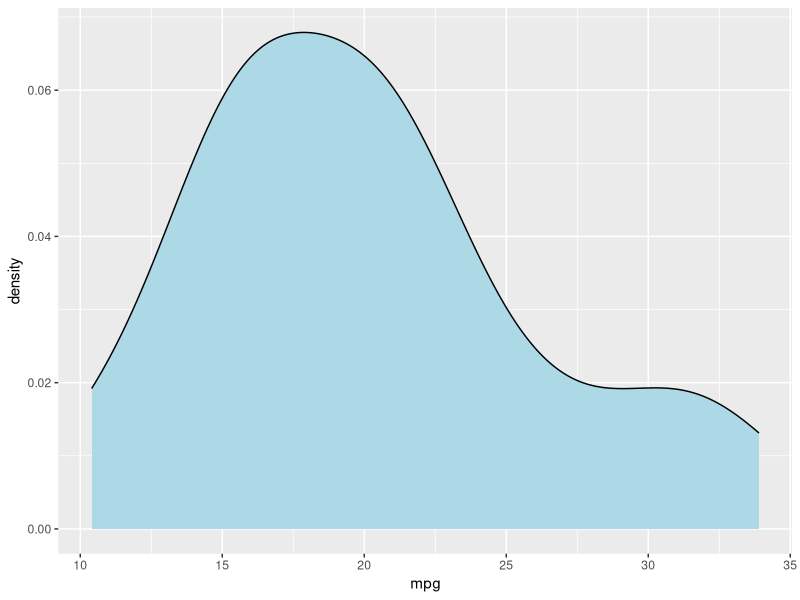
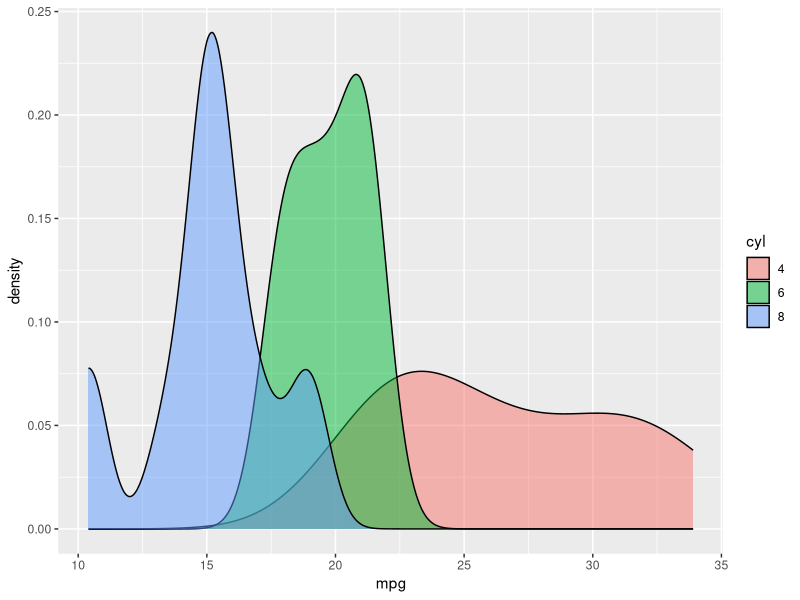
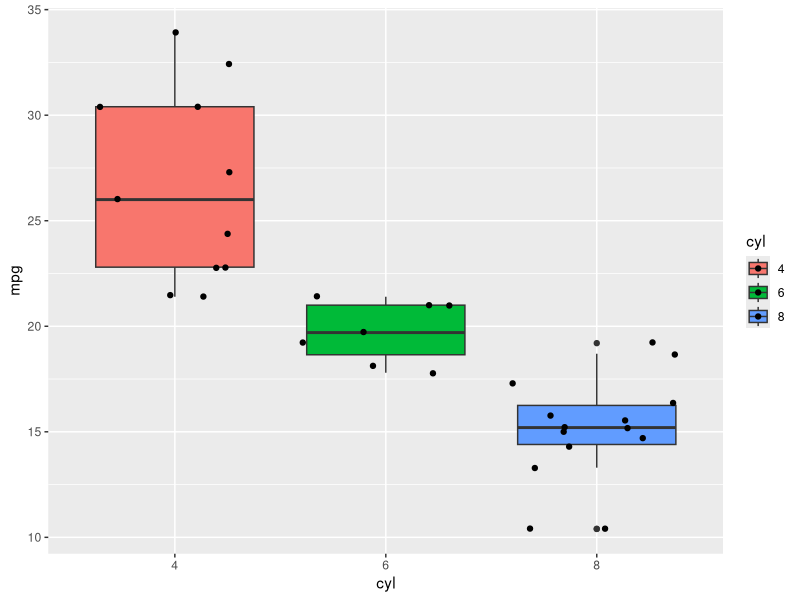
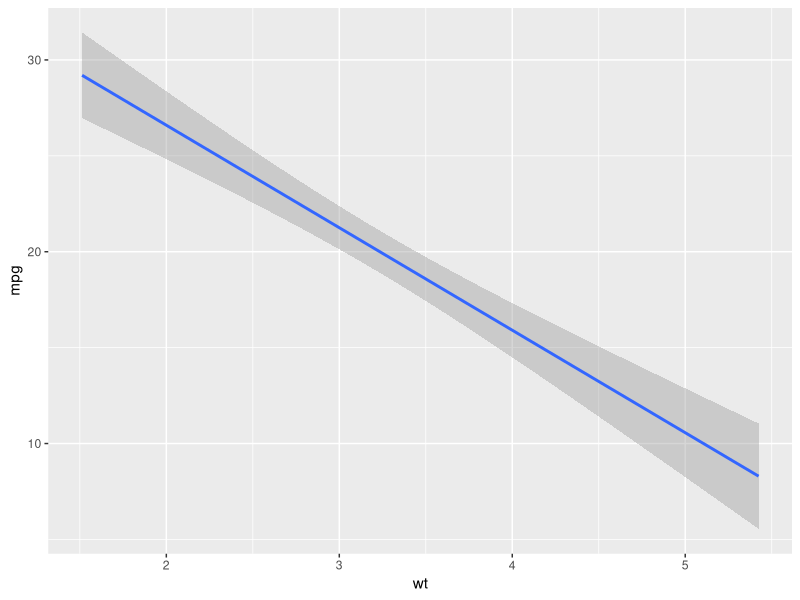
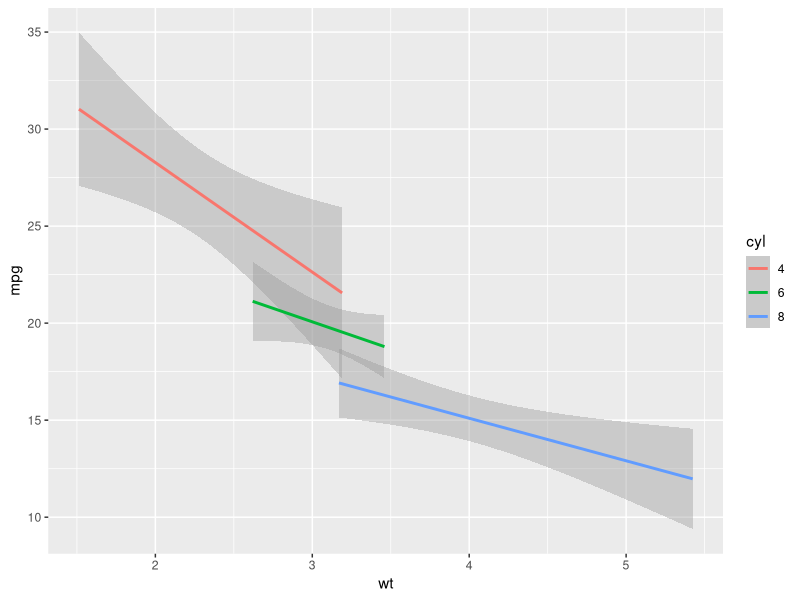
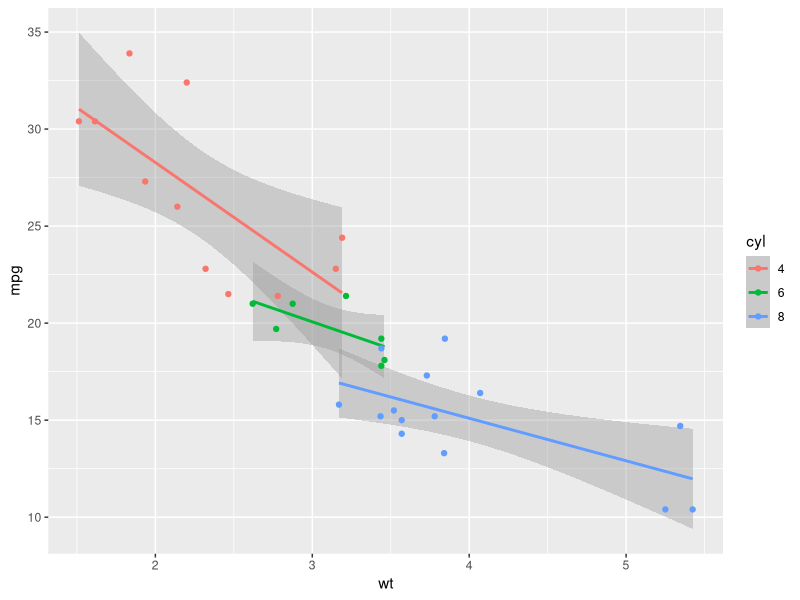
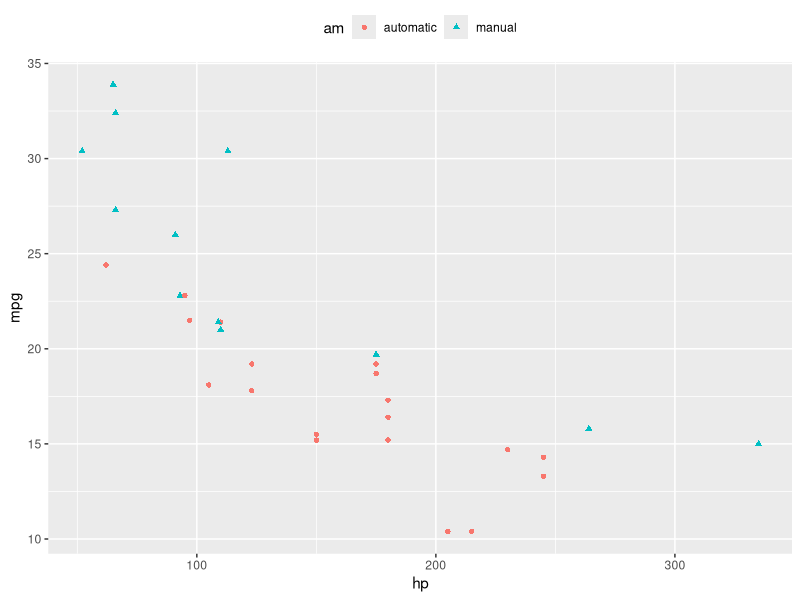
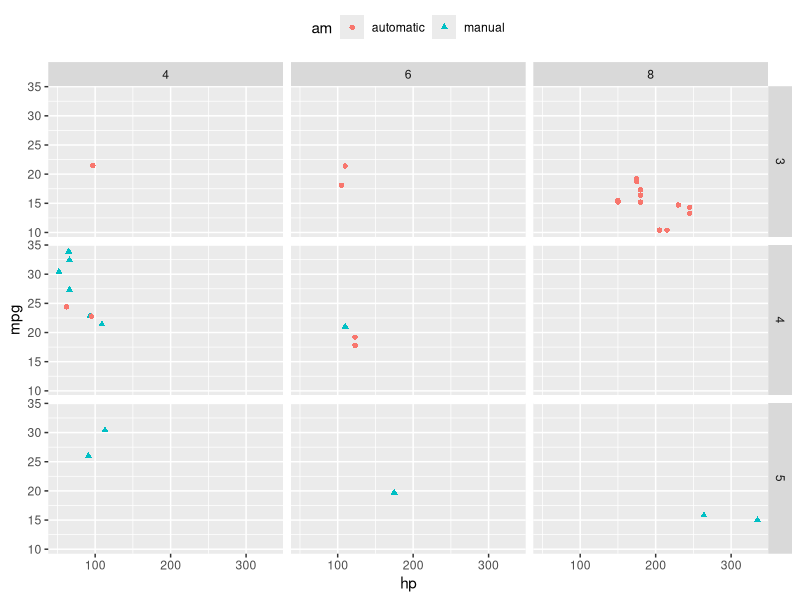

Write R code to recreate these figures, in order.
## ---- chunk 1
knitr::opts_chunk$set(echo = TRUE)
## ---- chunk 2
# install.packages(c("tidyr", "reshape2"))
## ---- chunk 3
1+2
4/2
5*(1+2)
5^2
## ---- chunk 4
my_variable <- 7
## ---- chunk 5
my_variable
## ---- chunk 6
x <- c(6,7,8,9,10)
x
x[1]
x[c(2,4)]
x*2
## ---- chunk 7
x <- 1:7
x
## ---- chunk 8
y <- c("hello", "world")
y
## ---- chunk 9
y <- c(1, "hello")
y
## ---- chunk 10
dim(mtcars)
head(mtcars)
## ---- chunk 11
mtcars[1:4, c(1,4)]
## ---- chunk 12
mtcars$mpg
median(mtcars$mpg)
mean(mtcars$mpg)
var(mtcars$mpg)
## ---- chunk 13
str(mtcars)
## ---- chunk 14
mtcars$cyl <- factor(mtcars$cyl)

mtcars$vs <- factor(mtcars$vs)

mtcars$am <- factor(mtcars$am)

mtcars$gear <- factor(mtcars$gear)

mtcars$carb <- factor(mtcars$carb)

str(mtcars)
## ---- chunk 15
levels(mtcars$am) <- c("automatic", "manual")
str(mtcars)
## ---- chunk 16
# To use the ggplot2 library we have to call it with the library command
# One could think of the command "install.packages" as buying shoes and "library" as putting them on.
library(ggplot2)

ggplot(mtcars, aes(mpg)) + geom_density(fill="lightblue")
## ---- chunk 17
ggplot(mtcars, aes(mpg, fill=cyl)) + geom_density(alpha=.5)
## ---- chunk 18
ggplot(mtcars, aes(cyl, mpg, fill=cyl)) + geom_boxplot() + geom_jitter()
## ---- chunk 19
ggplot(mtcars, aes(wt, mpg)) + stat_smooth(method="lm")
## ---- chunk 20
p <- ggplot(mtcars, aes(wt, mpg, color=cyl)) + stat_smooth(method="lm") 
p
p + geom_point()
## ---- chunk 21
p <- ggplot(mtcars, aes(hp, mpg, color=am, shape=am)) + geom_point() 
p <- p + theme(legend.position="top")
p
p + facet_grid(gear~cyl)
## ---- chunk 22
library(dplyr)
## ---- chunk 23
summarise(mtcars, mean_mpg=mean(mpg), mean_wt=mean(wt))
temp <- group_by(mtcars, cyl)
temp1 <- summarise(temp, mean_mpg=mean(mpg), mean_wt=mean(wt))
temp1

# one could alternatively chain the operation using the pipe operation %>%
# mtcars %>% group_by(cyl) %>% summarise(mean_mpg=mean(mpg), mean_wt=mean(wt))
## ---- chunk 24
mtcars %>% select(mpg, cyl) %>% head()
## ---- chunk 25
mtcars %>% select(cyl,am,wt) %>% arrange(cyl,am,wt) %>% head()
## ---- chunk 26
temp1 <- mtcars %>% mutate(heavy=factor(ifelse(wt < 3, "Light", "Heavy")))
str(temp1)
## ---- chunk 27
temp1 %>% filter(heavy=="Heavy") %>% head()
## ---- chunk 28
# A Tsanas, MA Little, PE McSharry, LO Ramig (2009)
# 'Accurate telemonitoring of Parkinson.s disease progression by non-invasive speech tests',
library(data.table)
# url <- "https://archive.ics.uci.edu/ml/machine-learning-databases/
# parkinsons/telemonitoring/parkinsons_updrs.data"

#parkinson_dat <- fread(url)
#names(parkinson_dat)[1] <- "subject"

#write.csv(parkinson_dat, file="parkinson_dat.csv")

parkinson_dat <- read.csv("parkinson_dat.csv")

str(parkinson_dat)
## ---- chunk 29
parkinson_dat$sex <- factor(parkinson_dat$sex)
levels(parkinson_dat$sex) <- c("male", "female")
## ---- chunk 30
parkinson_dat %>% distinct(subject, .keep_all = TRUE) %>% group_by(sex) %>%
  summarise(count=n(), mean_age=mean(age))
## ---- chunk 31
parkinson_dat_old <- parkinson_dat %>% filter(age >= 65)
parkinson_dat_old %>% distinct(subject, .keep_all = TRUE) %>% group_by(sex) %>%
  summarise(count=n(), mean_age=mean(age))
## ---- chunk 32
library(ggplot2)
ggplot(parkinson_dat, aes(sex, motor_UPDRS, fill=sex)) + geom_boxplot()
## ---- chunk 33
new_parkinson_dat <- parkinson_dat %>% group_by(subject) %>%
  summarise(mean_motor_UPDRS = mean(motor_UPDRS), age=mean(age))
new_parkinson_dat
## ---- chunk 34
new_parkinson_dat$old <- new_parkinson_dat$age >= 65
ggplot(new_parkinson_dat, aes(old, mean_motor_UPDRS, fill=old)) +
  geom_boxplot() #+ ggtitle("my title") + xlab("x lab") + ylab("y lab")
## ---- chunk 35
parkinson_dat_sub <- subset(parkinson_dat, subject<=6)
ggplot(parkinson_dat_sub, aes("", total_UPDRS, fill=age)) + geom_boxplot() +
  facet_wrap(~subject, ncol = 3)
## ---- chunk 36
parkinson_dat_select <- parkinson_dat %>% select(total_UPDRS,PPE,DFA)
head(parkinson_dat_select)
library(reshape2)
parkinson_dat_melt <- melt(parkinson_dat_select, id="total_UPDRS")
head(parkinson_dat_melt)
ggplot(parkinson_dat_melt, aes(value, total_UPDRS)) + stat_smooth(method = "lm") +
  geom_point(alpha=0.15) + facet_wrap(~variable, scales="free",ncol=1)
## ---- chunk 37
mymodel <- lm(total_UPDRS~age+sex+PPE+DFA+0, parkinson_dat) # + 0 is fot no intercept, coherent with the paper from which the data comes from
summary(mymodel)
## ---- chunk 38
#breast_cancer <- fread("https://archive.ics.uci.edu/ml/machine-learning-databases/breast-cancer-wisconsin/breast-cancer-wisconsin.data")
#names(breast_cancer) <- c("id_number", "clump_thickness", "cell_size", "cell_shape", "marginal_adhesion", "single_epithelial", "bare_nuclei", "bland_chromatin", "normal_nucleoli", "mitoses", "class")
#write.csv(breast_cancer, file="breast_cancer.csv")

breast_cancer <- read.csv("breast_cancer.csv")
str(breast_cancer)
## ---- chunk 39
breast_cancer$class <- factor(breast_cancer$class)
levels(breast_cancer$class) <- c("benign", "malignant")
str(breast_cancer)
## ---- chunk 40
breast_cancer %>% group_by(class) %>% summarise(count=n())
## ---- chunk 41
ggplot(breast_cancer, aes(clump_thickness)) + geom_bar()
## ---- chunk 42
ggplot(breast_cancer, aes(class, clump_thickness, fill=class)) + geom_boxplot()
## ---- chunk 43
model <- glm(class~clump_thickness, family = "binomial", data=breast_cancer)
summary(model)
